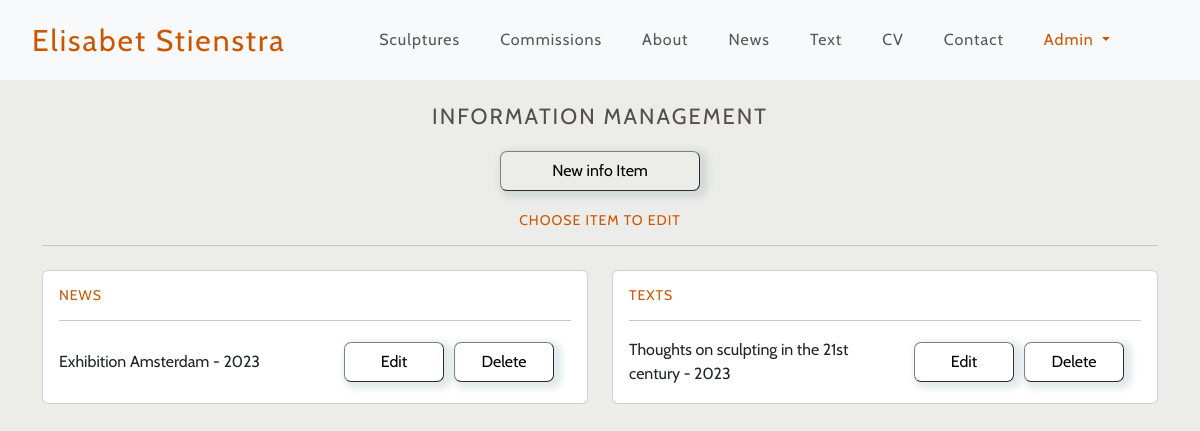
The app's page /info/info-management/ (signed in), older data.
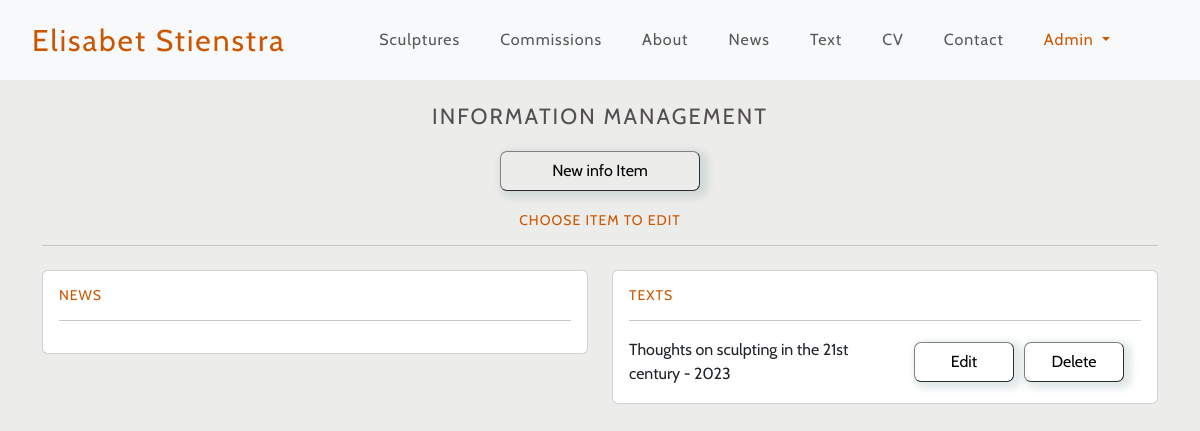
The same page, newer data.
### info/models.py (models this page shows, shortened)
class Category(models.Model):
    class Meta:
        verbose_name_plural = 'Categories'
    name = models.CharField(max_length=60)
    friendly_name = models.CharField(max_length=60)

class Info(models.Model):
    category = models.ForeignKey(
        Category,
        on_delete=models.PROTECT)
    title = models.CharField(max_length=254)
    date = models.DateTimeField(auto_now=True)
    description = RichTextField()
    image = models.ImageField(null=True, blank=True)
    url = models.CharField(null=True, blank=True, max_length=700)
    hide = models.BooleanField(default=False)

### info/views.py (the view)
# urls.py: path('info-management/', views.info_management,
@login_required
def info_management(request):
    if not request.user.is_superuser:
        sweetify.toast(request, 'Only an Admin can access this page', icon="error", timer=2000,
                            timerProgressBar=True)
        return redirect(reverse('about'))
    category = Category.objects.all()
    items = Info.objects.all()
    context = {
        'category': category,
        'items': items,
    }
    return render(request, "info/info_management.html", context)

### info/templates/info/info_management.html
{% extends "base.html" %}
{% load static %}
{% block content %}
<h1 class="pt-4 pb-2">Information Management</h1>
<section class="text-center">
    <a href="{% url 'add_info' %}"><button class="button-xl">New info Item</button></a>
</section>
<section>
    <div class="container container-fluid">
        <h2 class="pt-3">Choose item to edit</h2>
        <hr>
        <div class="row">
            {% for c in category %}
            <div class="col-12 col-lg-6 my-2">
                <div class="card">
                    <div class="card-body">
                        <h3>{{ c.friendly_name }}</h3>
                        <hr>
                        <div>
                            {% for i in items %}
                                {% if i.category == c %}
                                <div class="row {% if i.hide %} hidden {% endif %}">
                                    <div class="col-6 m-auto">
                                        <a href="{% url 'edit_info' i.id %}"><p>{{ i.title }} - {{ i.date |date:"Y" }}</p></a>
                                    </div>
                                    <div class="col text-center g-0">
                                        <a href="{% url 'edit_info' i.id %}"><button>Edit</button></a><a data-bs-toggle="modal" data-bs-target="#modal-delete" data-bs-link="{% url 'delete_info' i.id %}"><button>Delete</button></a>
                                    </div>
                                </div>
                                {% endif %}
                          {% endfor %}
                        </div>
                    </div>
                </div>
            </div>
            {% endfor %}
        </div>
    </div>
</section>
{% endblock %}

### templates/base.html (shortened to what this page needs)
{% load static %}
<!doctype html>
<html lang="en">
  <head>
    <link href="https://cdn.jsdelivr.net/npm/bootstrap@5.3.2/dist/css/bootstrap.min.css" rel="stylesheet">
    <link rel="stylesheet" href="{% static 'css/base.css' %}">
  </head>
  <body>
    <div id="page-container">
      <div id="content-wrap">
    <header>
        <nav class="navbar navbar-expand-lg navbar-light bg-light">
            <div class="container-fluid">
              <a class="navbar-brand" href="{% url 'home' %}">Elisabet Stienstra</a>
              <div class="collapse navbar-collapse justify-content-center" id="navbarNav">
                <ul class="navbar-nav">
                  <li class="nav-item">
                    <a class="nav-link" href="{% url 'oeuvre' %}?category=sculptures">Sculptures</a>
                  </li>
                  <li class="nav-item">
                    <a class="nav-link" href="{% url 'oeuvre' %}?category=commissions">Commissions</a>
                  </li>
                  <li class="nav-item">
                    <a class="nav-link" href="{% url 'about' %}">About</a>
                  </li>
                  <li class="nav-item">
                    <a class="nav-link" href="{% url 'news' %}">News</a>
                  </li>
                  <li class="nav-item">
                    <a class="nav-link" href="{% url 'texts' %}">Text</a>
                  </li>
                  <li class="nav-item">
                    <a class="nav-link" href="{% url 'cv' %}">CV</a>
                  </li>
                  <li class="nav-item">
                    <a class="nav-link" href="{% url 'contact' %}">Contact</a>
                  </li>
            {% if request.user.is_authenticated %}
            {% if request.user.is_superuser %}
            <li class="nav-item dropdown">
                <a class="nav-link dropdown-toggle" href="#" id="adminDropdown" role="button" data-bs-toggle="dropdown" aria-expanded="false">
                    Admin
                </a>
            </li>
        {% endif %}
        {% endif %}
                </ul>
              </div>
            </div>
          </nav>
    </header>
    <main>
    {% block content %}
    {% endblock %}
    </main>
  </div>
  </div>
  </body>
</html>
{% load sweetify %}

### static/css/base.css (style rules this page uses)
body { font-family: 'Cabin', sans-serif; background-color: #ECECEA; color: #534F50; }
h1 { font-weight: 100; font-size: 16px; text-transform: uppercase; letter-spacing: 1px; text-align: center; }
h2 { font-weight: 100; font-size: 14px; text-transform: uppercase; letter-spacing: 1px; color: #CC5500; text-align: center; }
h3 { font-weight: 100; font-size: 14px; text-transform: uppercase; letter-spacing: 1px; text-align: start; color: #CC5500; }
p { margin-top: auto; margin-bottom: auto; }
button { color: black; background-color: transparent; width: 60px; height: 40px; margin: 5px; text-decoration: none; box-shadow: 4px 3px 6px 4px rgba(117,151,152, .2); border-width: 1px; border-radius: 7px; border-color: gray; }
.button-xl { width: 200px; }
a { text-decoration: none; color: inherit; }
.navbar-brand { font-size: 25px; letter-spacing: 2px; color: #CC5500; }
.nav-link { padding: 20px!important; letter-spacing: 1px; }
.active { color: #CC5500!important; }
@media only screen and (min-width: 600px) { button { width: 80px; } }
@media only screen and (min-width: 992px) { .navbar-brand { font-size: 30px; padding-left: 20px!important; } }
@media only screen and (min-width: 992px) { h1 { font-size: 22px; letter-spacing: 2px; } }
@media only screen and (min-width: 1200px) { button { width: 100px; } }

Row changes from the older to the newer data that the page shows:
removed Info: title "Exhibition Amsterdam", date "2023", shown under Category "NEWS"
